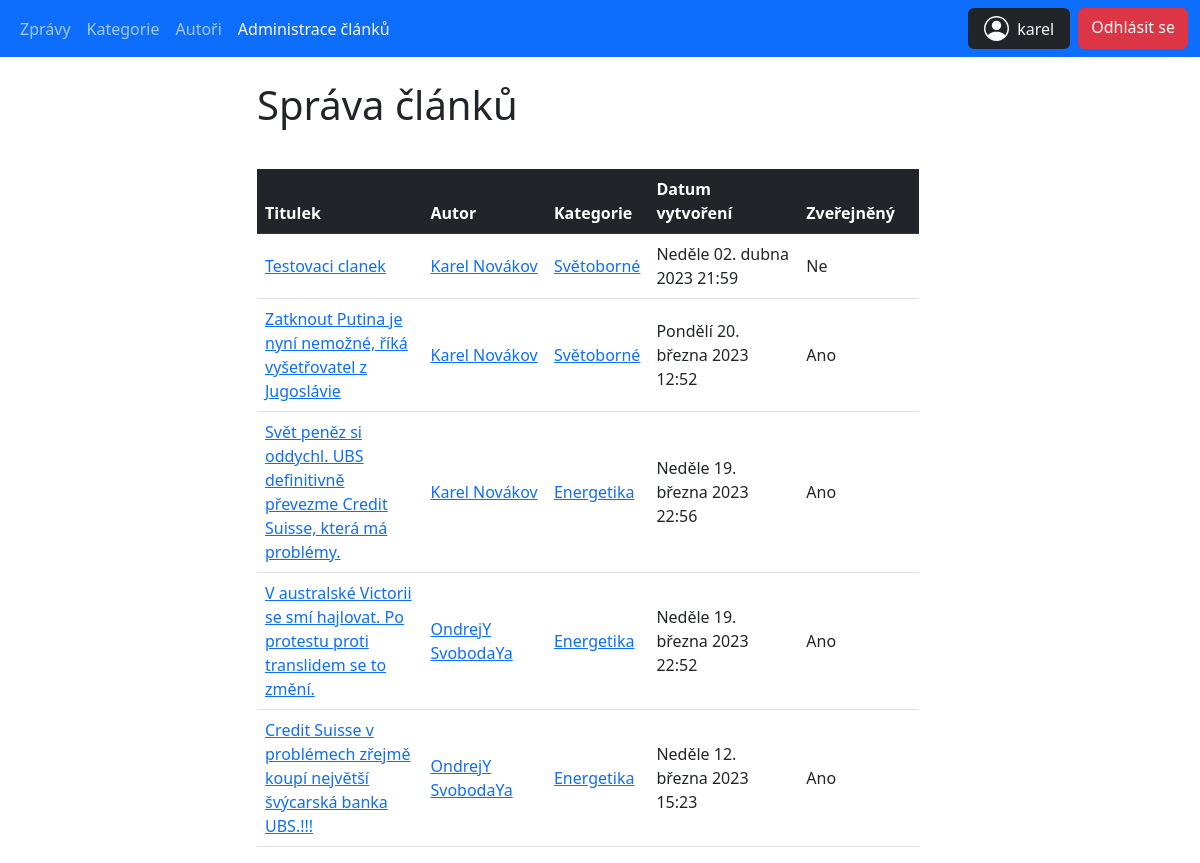
Page /main_projekt/articles_list.php (signed in) on the earlier database version.
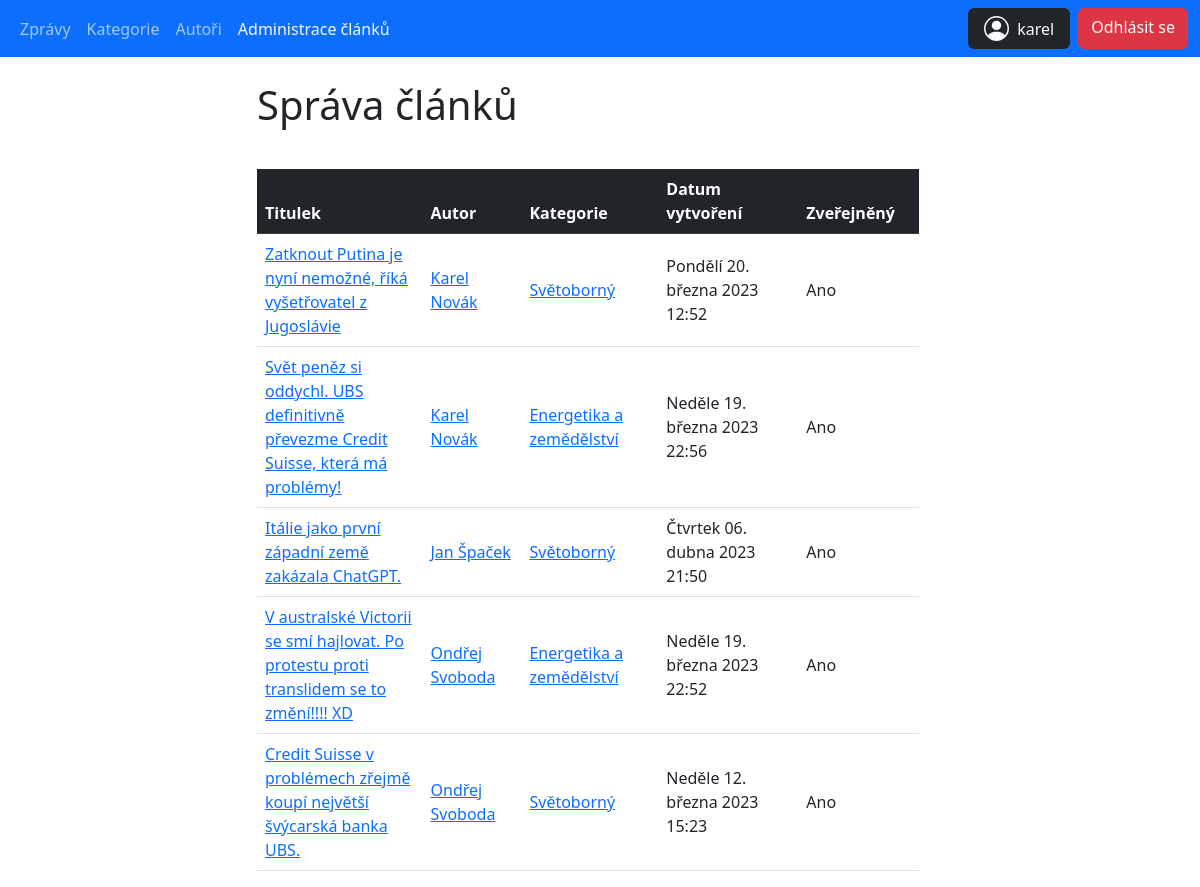
Same page on the later database version.
### tables this page shows
CREATE TABLE `articles` (
  `id` int(10) UNSIGNED NOT NULL,
  `introduction` text DEFAULT NULL,
  `content` text DEFAULT NULL,
  `title` text DEFAULT NULL,
  `author_id` int(10) UNSIGNED NOT NULL,
  `category_id` int(10) UNSIGNED NOT NULL,
  `created_at` datetime NOT NULL DEFAULT current_timestamp(),
  `is_published` tinyint(1) NOT NULL DEFAULT 0 COMMENT 'Zveřejněný/Nezveřejněný'
);

CREATE TABLE `categories` (
  `id` int(10) UNSIGNED NOT NULL,
  `category_name` varchar(50) NOT NULL
);

### main_projekt/classes/Database.php (called while the page is built, shortened)
<?php
class Database
{
    public function __construct()
    {
        $this->conn = new PDO(self::DSN, self::USERNAME, self::PASSWORD, [
            PDO::ATTR_ERRMODE => PDO::ERRMODE_EXCEPTION,
        ]);
        $this->conn->query('SET NAMES utf8');
    }
}

### main_projekt/classes/DateUtils.php (called while the page is built)
<?php
class DateUtils {
    public static function DatumCesky(string $date): string
    {
        $englishDate = (new Datetime($date))->format('l d. F Y H:i');
        $men = [
            'January', 'February', 'March', 'April', 'May',
            'June', 'July', 'August', 'September', 'October',
            'November', 'December'
        ];
        $mcz = [
            'ledna', 'února', 'března', 'dubna', 'května',
            'června', 'července', 'srpna', 'září', 'října',
            'listopadu', 'prosince'
        ];
        $englishDate = str_replace($men, $mcz, $englishDate);
        $den = [
            'Monday', 'Tuesday', 'Wednesday', 'Thursday',
            'Friday', 'Saturday', 'Sunday'
        ];
        $dcz = [
            'Pondělí', 'Úterý', 'Středa', 'Čtvrtek',
            'Pátek', 'Sobota', 'Neděle'
        ];
        return str_replace($den, $dcz, $englishDate);
    }
}

### main_projekt/articles_list.php (the view, shortened to what this page needs)
<?php
require_once 'classes/Database.php';
require_once 'classes/DateUtils.php';
$auth = new AuthHandler();
$auth->CheckIfConnectionAllowed();
$db = new Database();
$sql = 'select a.id, a.title, a.is_published, a.created_at,
        ath.id as author_id, concat(ath.name, " ", ath.surname) as author_fullname,
        c.id as category_id, c.category_name,
        case ath.id when :my_id then 1 else 0 end as OWNED_BY_CURRENT_USER
        from articles a
        left join authors ath on a.author_id = ath.id
        left join categories c on a.category_id = c.id
        order by OWNED_BY_CURRENT_USER DESC, a.created_at desc';
$stmt = $db->conn->prepare($sql);
$stmt->execute([
        ':my_id' => $auth->GetCurrentUserDetails()['user_id'],
]);
$articles = $stmt->fetchAll(PDO::FETCH_ASSOC);
?>
<!doctype html>
<html lang="cs">
<head>
    <link rel="stylesheet" href="./bootstrap/css/bootstrap.min.css">
</head>
<body>
<?php include_once 'reusable_components/navbar.php'; ?>
<div class="container-fluid row justify-content-center">
    <div class="col-sm-10 col-lg-7">
        <div class="mb-4">
            <h1>Správa článků</h1>
        </div>
        <div>
            <table class="table align-middle table-responsive">
                <thead class="table-dark">
                <tr>
                    <th class="w-25">Titulek</th>
                    <th>Autor</th>
                    <th>Kategorie</th>
                    <th>Datum vytvoření</th>
                    <th>Zveřejněný</th>
                    <th></th>
                </tr>
                </thead>
                <tbody>
                <?php foreach($articles as $article): ?>
                    <tr>
                        <td>
                            <a href="articles_detail.php?article_id=<?= $article['id'] ?>">
                                <?= $article['title'] ?>
                            </a>
                        </td>
                        <td>
                            <a href="authors_detail.php?id=<?= $article['author_id'] ?>">
                                <?= $article['author_fullname'] ?>
                            </a>
                        </td>
                        <td>
                            <a href="categories_detail.php?id=<?= $article['category_id'] ?>">
                                <?= $article['category_name'] ?>
                            </a>
                        </td>
                        <td>
                            <?= DateUtils::DatumCesky($article['created_at']) ?>
                        </td>
                        <td>
                            <?php
                            if ($article['is_published'] == '1') {
                                echo "Ano";
                            }
                            else {
                                echo "Ne";
                            }
                            ?>
                        </td>
                        <td class="text-end">
                        </td>
                    </tr>
                <?php endforeach; ?>
                </tbody>
            </table>
        </div>
    </div>
</div>
</body>
</html>

Differences in the rows shown:
removed articles: title "Testovaci clanek", author_fullname "Karel Novákov", category.category_name "Světoborné", created_at "Neděle 02. dubna 2023 21:59", is_published "Ne"
changed articles "Zatknout Putina je nyní nemožné, říká vyšetřovatel z Jugoslávie": author_fullname "Karel Novákov" → "Karel Novák"; category.category_name "Světoborné" → "Světoborný"
changed articles: title "Svět peněz si oddychl. UBS definitivně převezme Credit Suisse, která má problémy." → "Svět peněz si oddychl. UBS definitivně převezme Credit Suisse, která má problémy!"; author_fullname "Karel Novákov" → "Karel Novák"; category.category_name "Energetika" → "Energetika a zemědělství"
added articles: title "Itálie jako první západní země zakázala ChatGPT.", author_fullname "Jan Špaček", category.category_name "Světoborný", created_at "Čtvrtek 06. dubna 2023 21:50", is_published "Ano"
changed articles: title "V australské Victorii se smí hajlovat. Po protestu proti translidem se to změní." → "V australské Victorii se smí hajlovat. Po protestu proti translidem se to změní!!!! XD"; author_fullname "OndrejY SvobodaYa" → "Ondřej Svoboda"; category.category_name "Energetika" → "Energetika a zemědělství"
changed articles: title "Credit Suisse v problémech zřejmě koupí největší švýcarská banka UBS.!!!" → "Credit Suisse v problémech zřejmě koupí největší švýcarská banka UBS."; author_fullname "OndrejY SvobodaYa" → "Ondřej Svoboda"; category.category_name "Energetika" → "Světoborný"
